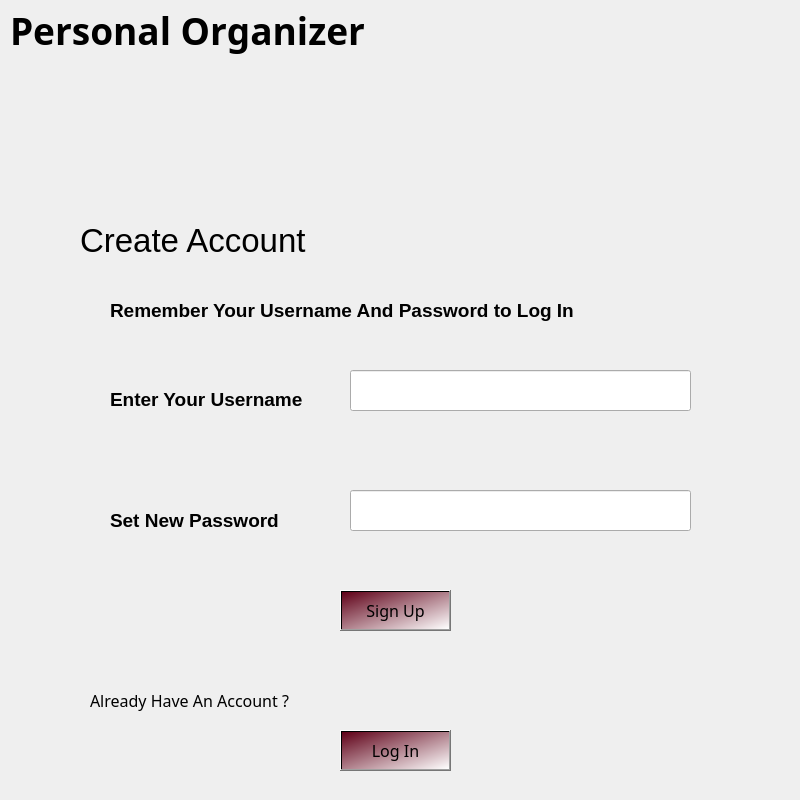
<?xml version="1.0" encoding="UTF-8"?>
<ui version="4.0">
 <class>signup</class>
 <widget class="QDialog" name="signup">
  <property name="geometry">
   <rect>
    <x>0</x>
    <y>0</y>
    <width>800</width>
    <height>800</height>
   </rect>
  </property>
  <property name="maximumSize">
   <size>
    <width>800</width>
    <height>800</height>
   </size>
  </property>
  <property name="windowTitle">
   <string>Dialog</string>
  </property>
  <widget class="QLabel" name="label">
   <property name="geometry">
    <rect>
     <x>80</x>
     <y>220</y>
     <width>391</width>
     <height>41</height>
    </rect>
   </property>
   <property name="font">
    <font>
     <pointsize>25</pointsize>
    </font>
   </property>
   <property name="text">
    <string>Create Account</string>
   </property>
  </widget>
  <widget class="QLabel" name="label_2">
   <property name="geometry">
    <rect>
     <x>110</x>
     <y>369</y>
     <width>231</width>
     <height>61</height>
    </rect>
   </property>
   <property name="font">
    <font>
     <pointsize>14</pointsize>
     <bold>true</bold>
    </font>
   </property>
   <property name="text">
    <string>Enter Your Username</string>
   </property>
  </widget>
  <widget class="QLabel" name="label_3">
   <property name="geometry">
    <rect>
     <x>110</x>
     <y>490</y>
     <width>241</width>
     <height>61</height>
    </rect>
   </property>
   <property name="font">
    <font>
     <pointsize>14</pointsize>
     <bold>true</bold>
    </font>
   </property>
   <property name="text">
    <string>Set New Password</string>
   </property>
  </widget>
  <widget class="QLineEdit" name="setusername">
   <property name="geometry">
    <rect>
     <x>350</x>
     <y>370</y>
     <width>341</width>
     <height>41</height>
    </rect>
   </property>
  </widget>
  <widget class="QLineEdit" name="setpassword">
   <property name="geometry">
    <rect>
     <x>350</x>
     <y>490</y>
     <width>341</width>
     <height>41</height>
    </rect>
   </property>
   <property name="echoMode">
    <enum>QLineEdit::EchoMode::Password</enum>
   </property>
  </widget>
  <widget class="QPushButton" name="signupbuttn">
   <property name="geometry">
    <rect>
     <x>340</x>
     <y>590</y>
     <width>111</width>
     <height>41</height>
    </rect>
   </property>
   <property name="font">
    <font>
     <family>Showcard Gothic</family>
     <pointsize>12</pointsize>
     <italic>false</italic>
     <bold>false</bold>
    </font>
   </property>
   <property name="styleSheet">
    <string notr="true">background-color: qlineargradient(spread:pad, x1:0, y1:0, x2:1, y2:1, stop:0 rgba(95, 0, 23, 255), stop:1 rgba(255, 255, 255, 255));
color: rgb(0, 0, 0);
font: 12pt &quot;Showcard Gothic&quot;;</string>
   </property>
   <property name="text">
    <string>Sign Up</string>
   </property>
  </widget>
  <widget class="QLabel" name="label_6">
   <property name="geometry">
    <rect>
     <x>90</x>
     <y>680</y>
     <width>311</width>
     <height>41</height>
    </rect>
   </property>
   <property name="font">
    <font>
     <family>Segoe UI Variable Text Light</family>
     <pointsize>12</pointsize>
     <bold>false</bold>
    </font>
   </property>
   <property name="text">
    <string>Already Have An Account ?</string>
   </property>
  </widget>
  <widget class="QPushButton" name="loginpage">
   <property name="geometry">
    <rect>
     <x>340</x>
     <y>730</y>
     <width>111</width>
     <height>41</height>
    </rect>
   </property>
   <property name="font">
    <font>
     <family>Showcard Gothic</family>
     <pointsize>12</pointsize>
     <italic>false</italic>
     <bold>false</bold>
    </font>
   </property>
   <property name="styleSheet">
    <string notr="true">background-color: qlineargradient(spread:pad, x1:0, y1:0, x2:1, y2:1, stop:0 rgba(95, 0, 23, 255), stop:1 rgba(255, 255, 255, 255));
color: rgb(0, 0, 0);
font: 12pt &quot;Showcard Gothic&quot;;</string>
   </property>
   <property name="text">
    <string>Log In</string>
   </property>
  </widget>
  <widget class="QLabel" name="label_7">
   <property name="geometry">
    <rect>
     <x>0</x>
     <y>-240</y>
     <width>811</width>
     <height>331</height>
    </rect>
   </property>
   <property name="styleSheet">
    <string notr="true">image:url(:/images/header.jpg)</string>
   </property>
   <property name="text">
    <string>TextLabel</string>
   </property>
  </widget>
  <widget class="QLabel" name="label_4">
   <property name="geometry">
    <rect>
     <x>10</x>
     <y>0</y>
     <width>641</width>
     <height>61</height>
    </rect>
   </property>
   <property name="font">
    <font>
     <family>Perpetua Titling MT</family>
     <pointsize>28</pointsize>
     <bold>true</bold>
     <underline>false</underline>
     <strikeout>false</strikeout>
     <kerning>false</kerning>
    </font>
   </property>
   <property name="text">
    <string>Personal Organizer</string>
   </property>
  </widget>
  <widget class="QLabel" name="label_5">
   <property name="geometry">
    <rect>
     <x>-210</x>
     <y>80</y>
     <width>1291</width>
     <height>871</height>
    </rect>
   </property>
   <property name="styleSheet">
    <string notr="true">image:url(:/images/sky.jpg)</string>
   </property>
   <property name="text">
    <string>TextLabel</string>
   </property>
  </widget>
  <widget class="QLabel" name="label_8">
   <property name="geometry">
    <rect>
     <x>110</x>
     <y>280</y>
     <width>611</width>
     <height>61</height>
    </rect>
   </property>
   <property name="font">
    <font>
     <pointsize>14</pointsize>
     <bold>true</bold>
    </font>
   </property>
   <property name="text">
    <string>Remember Your Username And Password to Log In</string>
   </property>
  </widget>
  <zorder>label_5</zorder>
  <zorder>label_7</zorder>
  <zorder>label_4</zorder>
  <zorder>label</zorder>
  <zorder>label_2</zorder>
  <zorder>label_3</zorder>
  <zorder>setusername</zorder>
  <zorder>setpassword</zorder>
  <zorder>signupbuttn</zorder>
  <zorder>label_6</zorder>
  <zorder>loginpage</zorder>
  <zorder>label_8</zorder>
 </widget>
 <resources/>
 <connections/>
</ui>
